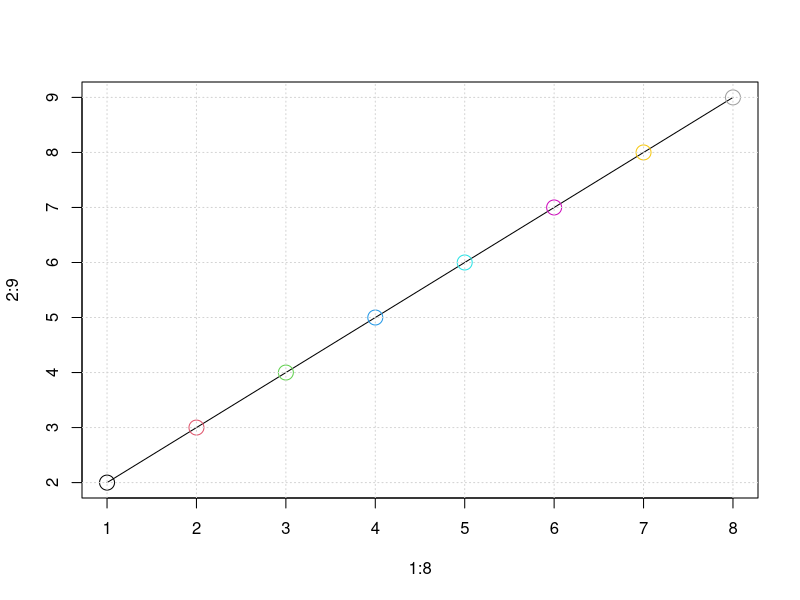
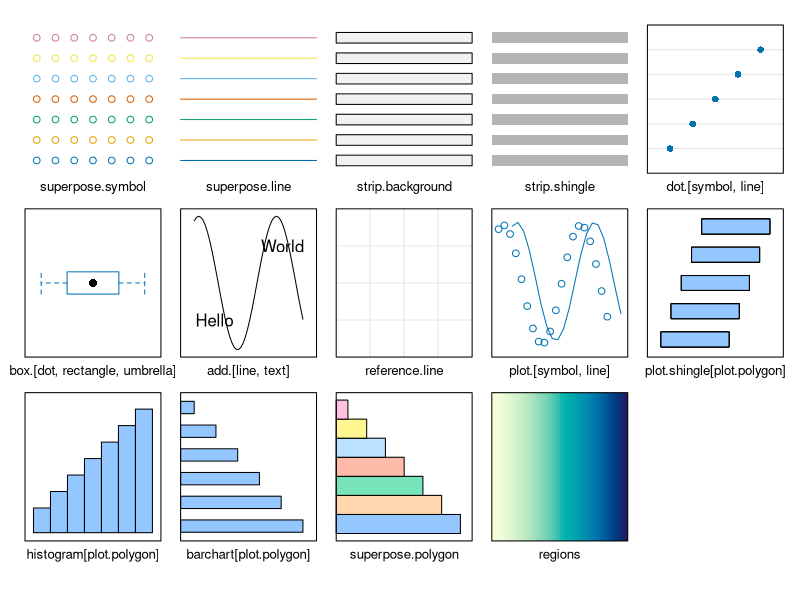
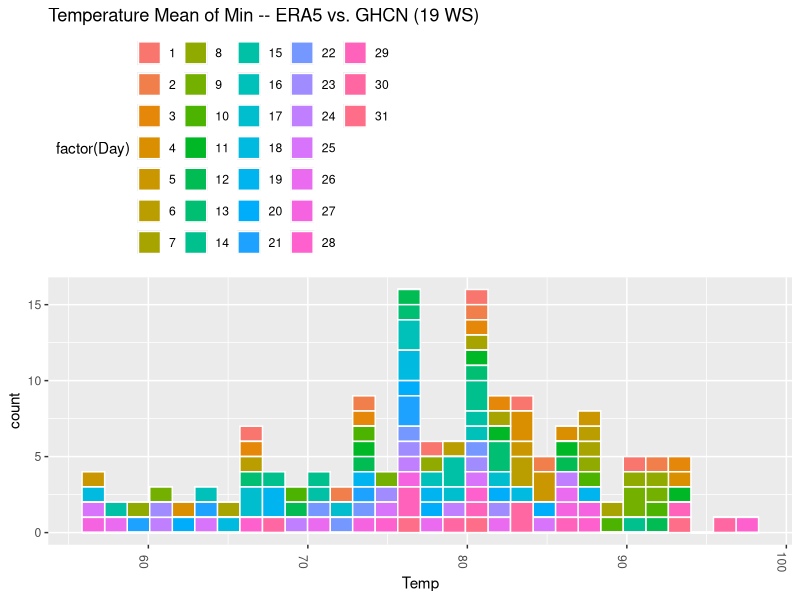

The R source for these figures, in order:
## ---- chunk 1

library(ggplot2)


## ---- chunk 2

plot(1:8, 2:9, t="o", col=1:8, cex=2)
grid()
lattice::show.settings()

## ---- chunk 3

ggplot(airquality, aes(x=Temp, fill=factor(Day))) + 
  geom_histogram(color="white") +
    ggtitle("Temperature Mean of Min -- ERA5 vs. GHCN (19 WS)") +
  theme(
    legend.position="top", legend.justification=0, 
    axis.text.x=element_text(angle=-90)
  )

